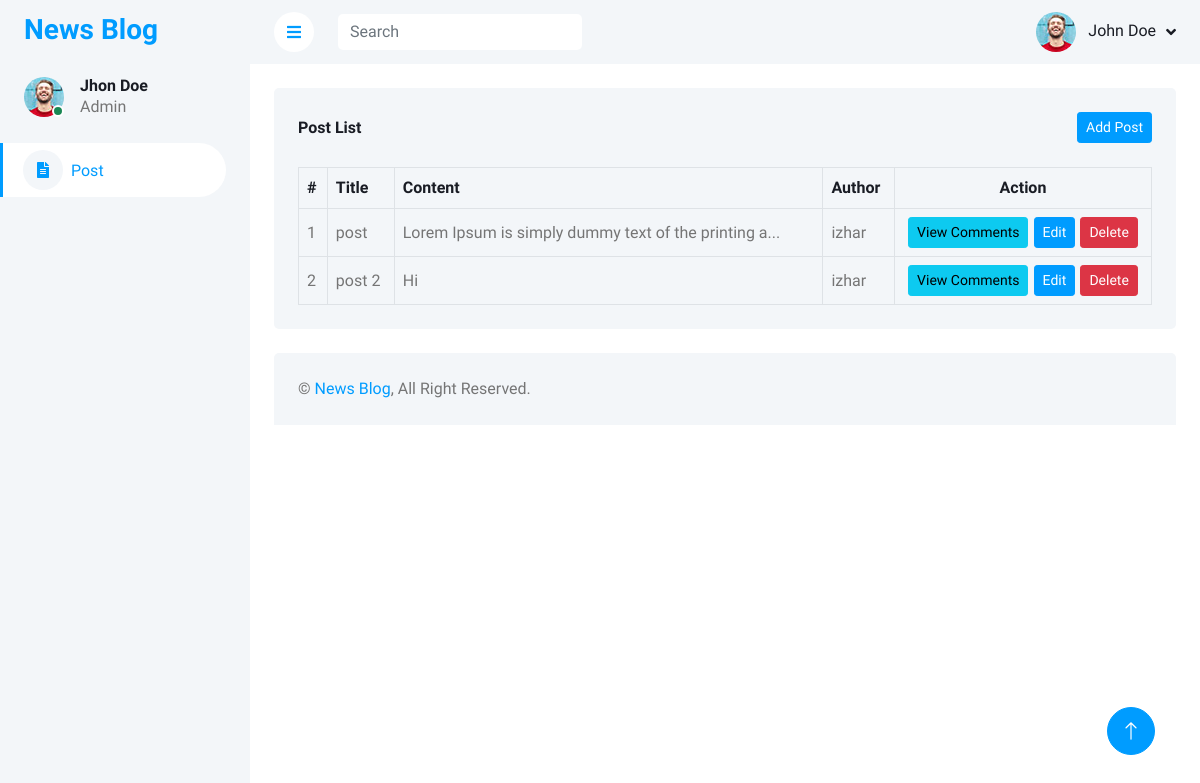
The app's page /post.php with its own data.
### tables this page shows
CREATE TABLE `posts` (
  `id` int(11) NOT NULL,
  `title` text DEFAULT NULL,
  `content` longtext DEFAULT NULL,
  `author` varchar(255) DEFAULT NULL,
  `image` varchar(255) DEFAULT NULL,
  `created_at` timestamp NULL DEFAULT current_timestamp(),
  `updated_at` timestamp NULL DEFAULT current_timestamp()
);

### helper.php (called while the page is built)
<?php
if (!function_exists('getShorterString')) {
    function getShorterString($text, $length=null, $ucwords=false)
    {
        if ($ucwords == true) {
            $formatedString = ucwords($text);
        } else {
            $formatedString = ucfirst($text);
        }
        if ($length != null) {
            if (strlen($formatedString) <= $length) {
                return $formatedString;
            } else {
                $y=substr($formatedString, 0, $length) . '...';
                return $y;
            }
        } else {
            return $formatedString;
        }
    }
}

### post.php (the view, shortened to what this page needs)
<?php
include('./db/mysql.php');
include('./helper.php');
include('./include/header.php');
include('./include/sidebar.php');
$sql = "SELECT * FROM posts";
$view = mysqli_query($conn, $sql);
?>
    <div class="content">
        <?php
        include('./include/navbar.php');
        ?>
        <div class="container-fluid pt-4 px-4">
            <div class="bg-light text-center rounded p-4">
                <div class="d-flex align-items-center justify-content-between mb-4">
                    <h6 class="mb-0">Post List</h6>
                    <a href="add-post.php" class="btn btn-primary btn-sm">Add Post</a>
                </div>
                <div class="table-responsive">
                    <table class="table text-start align-middle table-bordered table-hover mb-0">
                        <thead>
                            <tr class="text-dark">
                                <th scope="col">#</th>
                                <th scope="col">Title</th>
                                <th scope="col">Content</th>
                                <th scope="col">Author</th>
                                <th scope="col" class="text-center">Action</th>
                            </tr>
                        </thead>
                        <tbody>
                        <?php
                        if(mysqli_num_rows($view) > 0){
                            $sn = 1;
                            while($row = mysqli_fetch_assoc($view)){
                                echo "<tr>";
                                echo "<td>" . $sn . "</td>";
                                echo "<td style='text-align:left;'>" . $row['title'] . "</td>";
                                echo "<td>" . getShorterString($row['content'], 50) . "</td>";
                                echo "<td>" . $row['author'] . "</td>";
                                echo"<td>";
                                ?>
                                <div class="d-flex justify-content-evenly">
                                    <a href="./comment.php?id=<?=$row['id']?>" class="btn btn-info btn-sm">View Comments</a>
                                    <form action="edit-post.php" method="post">
                                        <input type="submit" name="edit" class="btn btn-primary btn-sm" id="edit" value="Edit">
                                    </form>
                                    <form action="function.php" method="post">
                                        <input type="submit" name="delete" class="btn btn-danger btn-sm" id="delete" value="Delete">
                                    </form>
                                </div>
                                <?php
                                echo '</td>';
                                echo "</tr>";
                                $sn++;
                            }
                        } else{
                            echo "<tr>";
                            echo "<td colspan='6'>0 Result</td>";
                            echo "</tr>";
                        }
                        ?>
                        </tbody>
                    </table>
                </div>
            </div>
        </div>
        <?php
            include('./include/footer.php');
        ?>
    </div>
<?php
include('./include/script.php');
?>

### css/style.css (style rules this page uses)
:root { --primary: #009CFF; --light: #F3F6F9; --dark: #191C24; }
.btn { transition: .5s; }
.btn.btn-primary { color: #FFFFFF; }
.content { margin-left: 250px; min-height: 100vh; background: #FFFFFF; transition: 0.5s; }
@media (min-width: 992px) { .content { width: calc(100% - 250px); } }

### records on screen
posts: title "post", content "Lorem Ipsum is simply dummy text of the printing a...", author "izhar"
posts: title "post 2", content "Hi", author "izhar"
